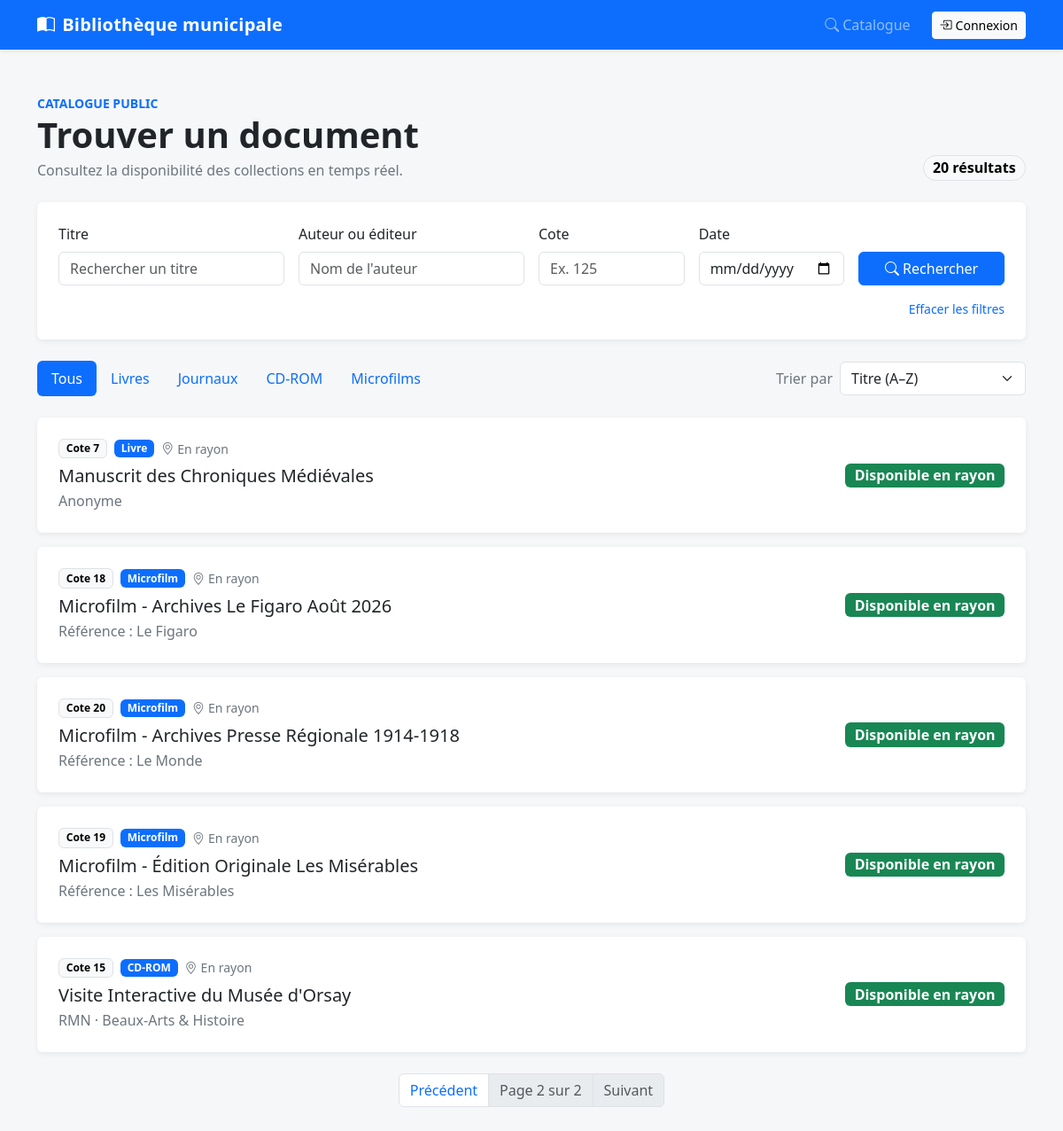
The page /catalogue/?type=tous&page=2 on the database its author committed.
### catalogue/models.py (models this page shows, shortened)
class Document(models.Model):
    cote = models.AutoField(primary_key=True)
    titre = models.CharField(max_length=255)
    statut = models.CharField(
        max_length=20,
        choices=StatutDocument.choices,
        default=StatutDocument.DISPONIBLE,
    )
    date_acquisition = models.DateField(auto_now_add=True)
    est_hors_service = models.BooleanField(default=False)
    objects = DocumentQuerySet.as_manager()
    def __init__(self, *args, **kwargs):
        super().__init__(*args, **kwargs)
        self._cote_originale = self.pk

class Livre(Document):
    auteur = models.CharField(max_length=255)
    consultable_uniquement_sur_place = models.BooleanField(default=False)

class Microfilm(Document):
    document_associe = models.ForeignKey(
        Document,
        on_delete=models.PROTECT,
        related_name="microfilms",
    )

class CdRom(Document):
    auteur_ou_editeur = models.CharField(max_length=255)
    thematique = models.CharField(max_length=255)
    caution_montant_requis = models.DecimalField(
        max_digits=6,
        decimal_places=2,
        default=Decimal("15.00"),
        validators=[MinValueValidator(Decimal("0.00"))],
    )

### catalogue/views.py (the view, shortened to what this page needs)
# urls.py: path("", liste, name="accueil"),
def liste(request):
    documents = Document.objects.select_related(
        "livre", "journal", "cdrom", "microfilm"
    ).prefetch_related(
        Prefetch(
            "prets",
            queryset=Pret.objects.filter(date_restitution__isnull=True).order_by(
                "-date_emprunt"
            ),
            to_attr="prets_actifs",
        )
    )
    titre = request.GET.get("titre", "").strip()
    auteur = request.GET.get("auteur", "").strip()
    cote = request.GET.get("cote", "").strip()
    date_document = request.GET.get("date", "").strip()
    document_type = request.GET.get("type", "tous")
    tri = request.GET.get("tri", "titre")
    if titre:
        documents = documents.filter(titre__icontains=titre)
    if auteur:
        documents = documents.filter(
            Q(livre__auteur__icontains=auteur)
            | Q(cdrom__auteur_ou_editeur__icontains=auteur)
        )
    if cote:
        if cote.isdigit():
            documents = documents.filter(cote=int(cote))
        else:
            documents = documents.none()
    if document_type in DOCUMENT_TYPES:
        documents = documents.filter(**{f"{DOCUMENT_TYPES[document_type]}__isnull": False})
    else:
        document_type = "tous"
    documents = documents.annotate(
        auteur_tri=Coalesce(
            "livre__auteur",
            "cdrom__auteur_ou_editeur",
            Value(""),
            output_field=CharField(),
        ),
        auteur_manquant=Case(
            When(Q(livre__isnull=False) | Q(cdrom__isnull=False), then=Value(0)),
            default=Value(1),
            output_field=IntegerField(),
        ),
        date_manquante=Case(
            When(journal__isnull=False, then=Value(0)),
            default=Value(1),
            output_field=IntegerField(),
        ),
    ).order_by(*SORTS.get(tri, SORTS["titre"]))
    if tri not in SORTS:
        tri = "titre"
    page_obj = Paginator(documents, 15).get_page(request.GET.get("page"))
    for document in page_obj.object_list:
        document.pret_actif = document.prets_actifs[0] if document.prets_actifs else None
        document.retour_prevu = (
            document.pret_actif.date_emprunt + timedelta(days=28)
            if document.pret_actif
            else None
        )
        document.localisation = (
            "En rayon"
            if document.statut == StatutDocument.DISPONIBLE
            else "Au guichet"
        )
    tabs = [
        ("tous", "Tous"),
        ("livres", "Livres"),
        ("journaux", "Journaux"),
        ("cdroms", "CD-ROM"),
        ("microfilms", "Microfilms"),
    ]
    context = {
        "page_obj": page_obj,
        "type_actif": document_type,
        "tabs": [(value, label, _url_with(request, type=value)) for value, label in tabs],
        "tri": tri,
        "filtres": {
            "titre": titre,
            "auteur": auteur,
            "cote": cote,
            "date": date_document,
        },
        "pagination_query": _url_with(request).partition("?")[2],
    }
    return render(request, "catalogue/liste.html", context)

### catalogue/views.py (called while the page is built)
def _url_with(request, **changes):
    params = request.GET.copy()
    params.pop("page", None)
    for key, value in changes.items():
        if value:
            params[key] = value
        else:
            params.pop(key, None)
    query = params.urlencode()
    url = reverse("catalogue:liste")
    return f"{url}?{query}" if query else url

### templates/catalogue/liste.html (shortened to what this page needs)
{% extends "base.html" %}
{% block content %}
<div class="d-flex flex-column flex-md-row justify-content-between align-items-md-end gap-3 mb-4">
  <div>
    <span class="text-primary text-uppercase small fw-semibold">Catalogue public</span>
    <h1 class="display-6 fw-bold mb-1">Trouver un document</h1>
    <p class="text-secondary mb-0">Consultez la disponibilité des collections en temps réel.</p>
  </div>
  <span class="badge rounded-pill text-bg-light border fs-6">{{ page_obj.paginator.count }} résultat{{ page_obj.paginator.count|pluralize }}</span>
</div>
<div class="card mb-4">
  <div class="card-body p-4">
    <form method="get" action="{% url 'catalogue:liste' %}" class="row g-3">
      <div class="col-md-6 col-lg-3">
        <label class="form-label" for="id_titre">Titre</label>
        <input class="form-control" id="id_titre" name="titre" value="{{ filtres.titre }}" placeholder="Rechercher un titre">
      </div>
      <div class="col-md-6 col-lg-3">
        <label class="form-label" for="id_auteur">Auteur ou éditeur</label>
        <input class="form-control" id="id_auteur" name="auteur" value="{{ filtres.auteur }}" placeholder="Nom de l'auteur">
      </div>
      <div class="col-md-6 col-lg-2">
        <label class="form-label" for="id_cote">Cote</label>
        <input class="form-control" id="id_cote" name="cote" value="{{ filtres.cote }}" inputmode="numeric" placeholder="Ex. 125">
      </div>
      <div class="col-md-6 col-lg-2">
        <label class="form-label" for="id_date">Date</label>
        <input class="form-control" type="date" id="id_date" name="date" value="{{ filtres.date }}">
      </div>
      <div class="col-lg-2 d-grid align-self-end">
        <button class="btn btn-primary" type="submit"><i class="bi bi-search me-1"></i>Rechercher</button>
      </div>
      <div class="col-12 d-flex justify-content-end">
        <a class="small text-decoration-none" href="{% url 'catalogue:liste' %}">Effacer les filtres</a>
      </div>
    </form>
  </div>
</div>
<div class="d-flex flex-column flex-lg-row justify-content-between gap-3 mb-4">
  <ul class="nav nav-pills flex-nowrap overflow-auto" aria-label="Types de documents">
    {% for value, label, url in tabs %}
      <li class="nav-item"><a class="nav-link text-nowrap {% if type_actif == value %}active{% endif %}" href="{{ url }}">{{ label }}</a></li>
    {% endfor %}
  </ul>
  <form method="get" class="d-flex align-items-center gap-2">
    <label for="id_tri" class="text-secondary text-nowrap">Trier par</label>
    <select class="form-select" id="id_tri" name="tri" onchange="this.form.submit()">
      <option value="titre" {% if tri == 'titre' %}selected{% endif %}>Titre (A–Z)</option>
    </select>
  </form>
</div>
<div class="row g-3">
  {% for document in page_obj %}
    <div class="col-12">
      <article class="card">
        <div class="card-body p-4">
          <div class="row align-items-center g-3">
            <div class="col-lg">
              <div class="d-flex flex-wrap align-items-center gap-2 mb-2">
                <span class="badge text-bg-light border document-cote">Cote {{ document.cote }}</span>
                {% if document.livre %}<span class="badge text-bg-primary">Livre</span>
                {% elif document.journal %}<span class="badge text-bg-primary">Journal</span>
                {% elif document.cdrom %}<span class="badge text-bg-primary">CD-ROM</span>
                {% elif document.microfilm %}<span class="badge text-bg-primary">Microfilm</span>{% endif %}
                <span class="small text-secondary"><i class="bi bi-geo-alt me-1"></i>{{ document.localisation }}</span>
              </div>
              <h2 class="h5 mb-1">{{ document.titre }}</h2>
              <div class="text-secondary">
                {% if document.livre %}{{ document.livre.auteur }}
                {% elif document.cdrom %}{{ document.cdrom.auteur_ou_editeur }} · {{ document.cdrom.thematique }}
                {% elif document.journal %}Parution du {{ document.journal.date_parution|date:"d/m/Y" }}
                {% elif document.microfilm %}Référence : {{ document.microfilm.document_associe.titre }}{% endif %}
              </div>
            </div>
            <div class="col-lg-auto">
              {% if document.statut == 'DISPONIBLE' %}
                <span class="badge bg-success fs-6">Disponible en rayon</span>
              {% elif document.statut == 'EN_PRET' %}
                <span class="badge bg-warning text-dark fs-6">En prêt{% if document.retour_prevu %} (retour prévu le {{ document.retour_prevu|date:"d/m/Y" }}){% endif %}</span>
              {% elif document.statut == 'EN_CONSULTATION' %}
                <span class="badge bg-info text-dark fs-6">En consultation sur place</span>
              {% else %}
                <span class="badge bg-secondary fs-6">Indisponible (Hors service)</span>
              {% endif %}
            </div>
          </div>
        </div>
      </article>
    </div>
  {% endfor %}
</div>
{% if page_obj.paginator.num_pages > 1 %}
<nav class="mt-4" aria-label="Pagination du catalogue">
  <ul class="pagination justify-content-center">
    <li class="page-item {% if not page_obj.has_previous %}disabled{% endif %}">
      <a class="page-link" href="{% if page_obj.has_previous %}?{% if pagination_query %}{{ pagination_query }}&{% endif %}page={{ page_obj.previous_page_number }}{% else %}#{% endif %}">Précédent</a>
    </li>
    <li class="page-item disabled"><span class="page-link">Page {{ page_obj.number }} sur {{ page_obj.paginator.num_pages }}</span></li>
    <li class="page-item {% if not page_obj.has_next %}disabled{% endif %}">
      <a class="page-link" href="{% if page_obj.has_next %}?{% if pagination_query %}{{ pagination_query }}&{% endif %}page={{ page_obj.next_page_number }}{% else %}#{% endif %}">Suivant</a>
    </li>
  </ul>
</nav>
{% endif %}
{% endblock %}

### templates/base.html (style rules this page uses)
body { background: #f6f7f9; }
.card { border: 0; box-shadow: 0 .125rem .4rem rgba(0, 0, 0, .07); }
.document-cote { font-variant-numeric: tabular-nums; }

### rows shown on the page
Document: cote "7", shows "Livre", localisation "En rayon", titre "Manuscrit des Chroniques Médiévales", livre.auteur "Anonyme", statut "Disponible en rayon"
Document: cote "18", shows "Microfilm", localisation "En rayon", titre "Microfilm - Archives Le Figaro Août 2026", microfilm.document_associe.titre "Le Figaro", statut "Disponible en rayon"
Document: cote "20", shows "Microfilm", localisation "En rayon", titre "Microfilm - Archives Presse Régionale 1914-1918", microfilm.document_associe.titre "Le Monde", statut "Disponible en rayon"
Document: cote "19", shows "Microfilm", localisation "En rayon", titre "Microfilm - Édition Originale Les Misérables", microfilm.document_associe.titre "Les Misérables", statut "Disponible en rayon"
Document: cote "15", shows "CD-ROM", localisation "En rayon", titre "Visite Interactive du Musée d'Orsay", cdrom.auteur_ou_editeur "RMN", cdrom.thematique "Beaux-Arts & Histoire", statut "Disponible en rayon"

### other values the page prints
{{ page_obj.paginator.count }} "20"
{{ label }} "Tous" "Livres" "Journaux" "CD-ROM" "Microfilms"
{{ page_obj.number }} "2"
{{ page_obj.paginator.num_pages }} "2"
